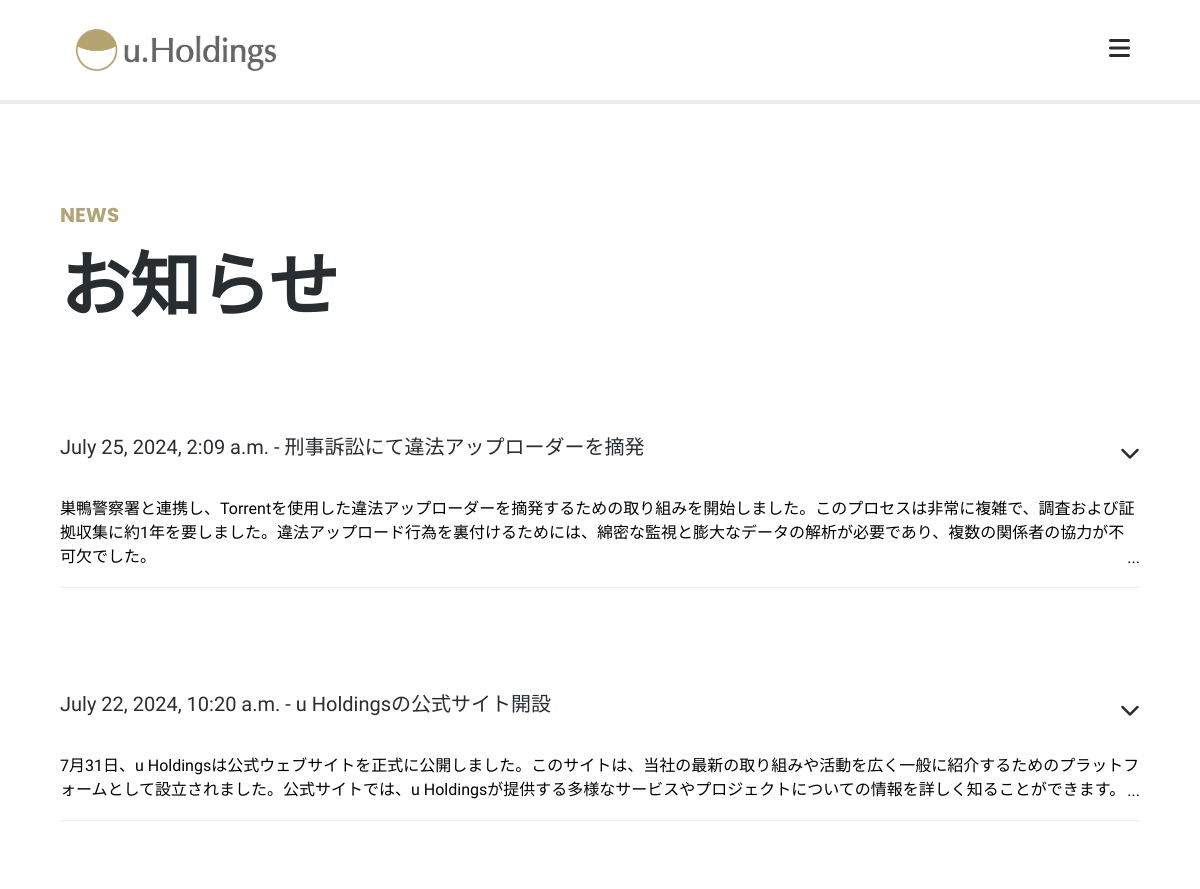
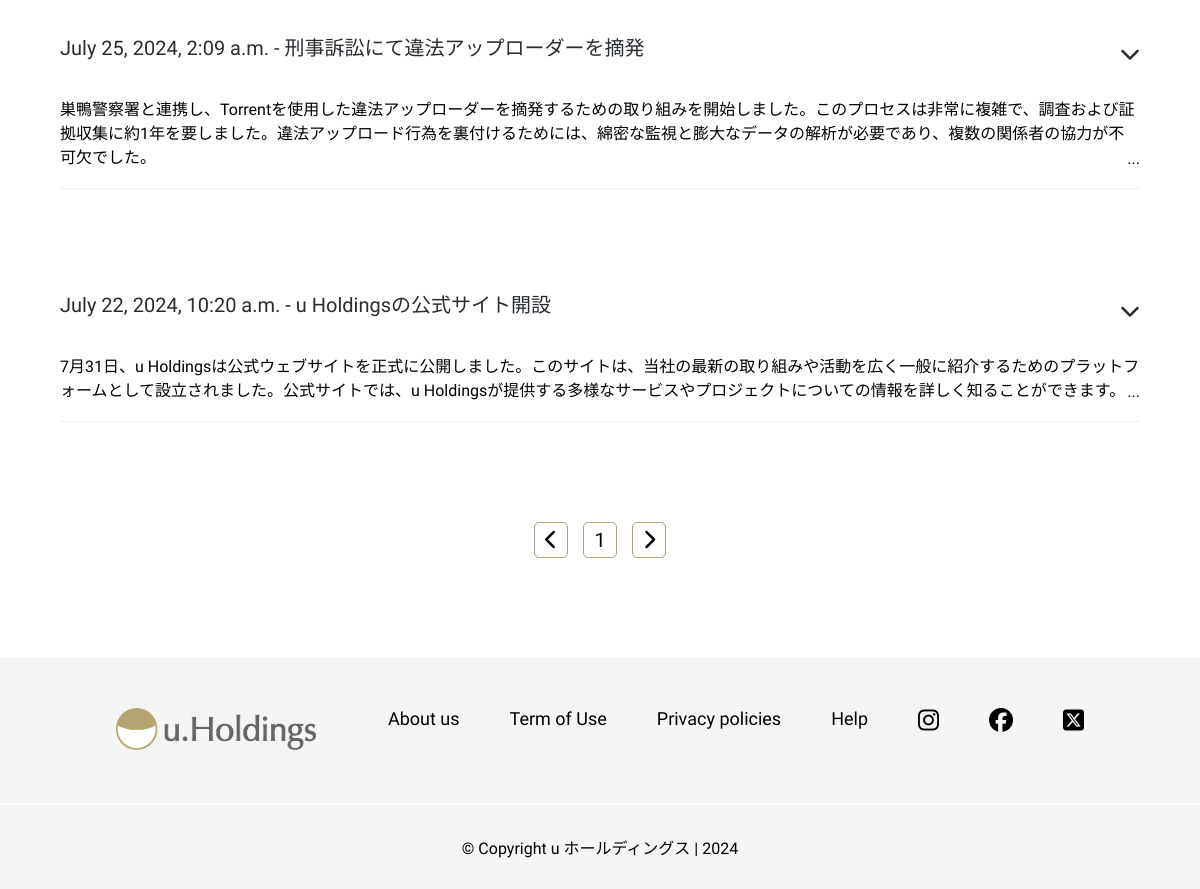
Screenshot of /news (signed in) with the database file from the repository (2 pictures, top to bottom).
### website/models.py (models this page shows, shortened)
class rad_content(models.Model):
    rad_id = models.AutoField(primary_key=True)
    genres = models.CharField(max_length=150, choices=rad_genres, default=None)
    header_main = models.CharField(max_length=50, blank=False)
    author = models.CharField(max_length=20, blank=False)
    description = models.CharField(max_length=50, blank=True)
    paragraph1 = models.CharField(max_length=1000, blank=False)
    paragraph2 = models.CharField(max_length=1000, blank=True)
    paragraph3 = models.CharField(max_length=1000, blank=True)
    paragraph4 = models.CharField(max_length=1000, blank=True)
    thumbnail_image = models.ImageField(
        null=True, blank=True, upload_to='images/radCard_image/')
    image1 = models.ImageField(
        null=True, blank=True, upload_to='images/radCard_image/')
    image2 = models.ImageField(
        null=True, blank=True, upload_to='images/radCard_image/')
    image3 = models.ImageField(
        null=True, blank=True, upload_to='images/radCard_image/')
    image4 = models.ImageField(
        null=True, blank=True, upload_to='images/radCard_image/')
    time_stamp = models.DateTimeField(auto_now_add=True)

### website/views.py (the view)
# urls.py: path('news', news, name='news'),
@login_required
def news(request):
    news_card = rad_content.objects.filter(
        genres='NEWS').order_by('-time_stamp')
    context = {'news': news_card}
    return render(request, 'news.html', context)

### website/templates/news.html (shortened to what this page needs)
{% extends "base.html" %} {% block content %} {% load static %}
<head>
  <link rel="stylesheet" href="{% static 'css/news.css' %}" />
</head>
<body>
  <div class="news-container">
    <div class="news-header">
      <p>NEWS</p>
      <h3>お知らせ</h3>
    </div>
    <div class="news-content">
      {% for news_content in news %}
      <div class="news-card">
        <div class="newsCard-header">
          <a href="{% url 'radCard_detail' news_content.pk %}"
            >{{ news_content.time_stamp }} - {{ news_content.header_main }}</a
          >
          <button class="read-more-btn" onclick="toggleContent(this)">
            <i class="fa-solid fa-chevron-down"></i>
          </button>
        </div>
        <p class="hidden-content">{{ news_content.paragraph1 }}</p>
      </div>
      {% endfor %}
    </div>
    <div class="news-pages">
      <div class="news-button">
        <button>
          <p><i class="fa-solid fa-chevron-left"></i></p>
        </button>
        <button><p>1</p></button>
        <button>
          <p><i class="fa-solid fa-chevron-right"></i></p>
        </button>
      </div>
    </div>
  </div>
</body>
{% endblock content %}

### website/static/css/base.css (style rules this page uses)
* { box-sizing: border-box; margin: 0; padding: 0; font-family: 'Zen Kaku Gothic New', sans-serif; }
body { align-items: center; justify-content: center; transition: 0.01s ease; margin: 0; }

### website/static/css/news.css (style rules this page uses)
* { margin: 0; padding: 0; box-sizing: border-box; font-family: 'Zen Kaku Gothic New', sans-serif; }
.news-container { margin-top: 100px; padding-inline: 5%; padding-block: 100px; }
.news-header p { text-align: left; font-size: 20px; font-weight: bold; color: #B2A476; font-family: poppins; }
.news-header h3 { font-size: 70px; font-weight: bold; text-align: left; color: #282d32; }
.news-card { margin-top: 100px; border-bottom: solid #eee 1px; padding-bottom: 20px; }
.news-card a { text-decoration: none; font-size: 20px; color: #282d32; }
.newsCard-header { display: flex; justify-content: space-between; }
.hidden-content { display: none; margin-top: 30px; display: -webkit-box; -webkit-line-clamp: 3; -webkit-box-orient: vertical; overflow: hidden; text-overflow: ellipsis; position: relative; }
.hidden-content::after { content: '...'; position: absolute; bottom: 0; right: 0; padding-left: 10px; background: white; }
.read-more-btn { font-size: 20px; cursor: pointer; background-color: transparent; color: #282d32; border: none; margin-top: 10px; transition: background-color 0.3s ease; }
.news-pages { margin-top: 100px; display: flex; justify-content: center; }
.news-button { display: flex; gap: 15px; }
.news-button button { padding: 5px 10px; border: solid #B2A476 1px; border-radius: 5px; background-color: transparent; }
.news-button p { font-size: 20px; }

### website/static/css/footer.css (style rules this page uses)
* { box-sizing: border-box; margin: 0; padding: 0; font-family: 'Zen Kaku Gothic New', sans-serif; }
body { align-items: center; justify-content: center; width: 100%; }

### rows the page displays
rad_content: time_stamp "July 25, 2024, 2:09 a.m.", header_main "刑事訴訟にて違法アップローダーを摘発", paragraph1 "巣鴨警察署と連携し、Torrentを使用した違法アップローダーを摘発するための取り組みを開始しました。このプロセスは非常に複雑で、調査および証拠収集に約1年を要しました。違法アップロード行為を裏付けるためには、綿密な監視と膨大なデータの解析が必要であり、複数の関係者の協力が不可欠でした。"
rad_content: time_stamp "July 22, 2024, 10:20 a.m.", header_main "u Holdingsの公式サイト開設", paragraph1 "7月31日、u Holdingsは公式ウェブサイトを正式に公開しました。このサイトは、当社の最新の取り組みや活動を広く一般に紹介するためのプラットフォームとして設立されました。公式サイトでは、u Holdingsが提供する多様なサービスやプロジェクトについての情報を詳しく知ることができます。"
